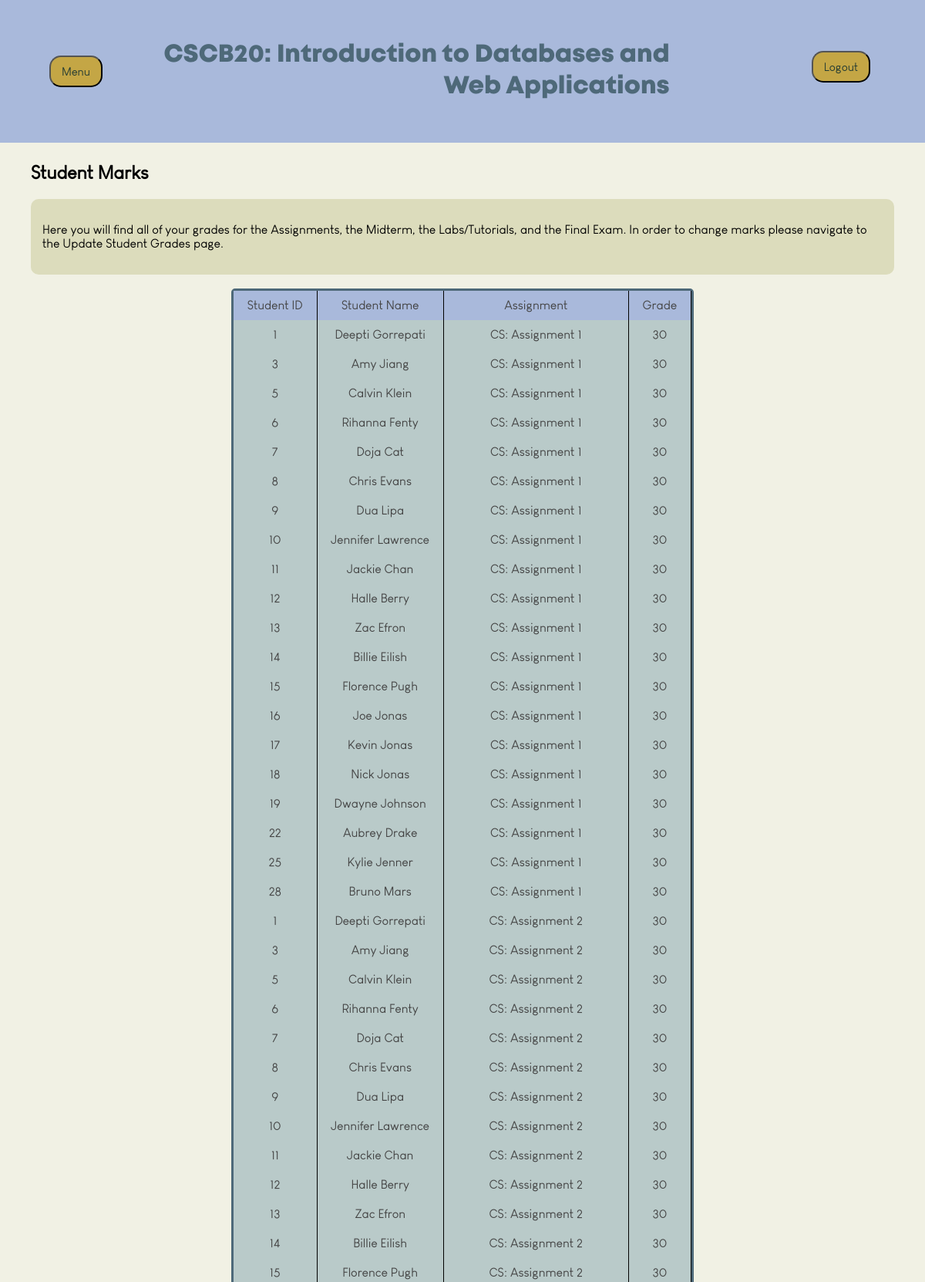
The page /viewstudentgrades (upper part) on the database its author committed.
### app.py (models this page shows)
class AssessmentsStudent(db.Model):
    __tablename__ = 'student_assessments'
    user_id = db.Column(db.Integer, ForeignKey('users.user_id'), primary_key=True)
    assessment_id = db.Column(db.Integer, ForeignKey('assessments.assessment_id'), primary_key=True)
    remark_id = db.Column(db.Integer, ForeignKey('remarkrequests.remark_id'))
    marks = db.Column(db.Integer, nullable=True)
    student_to_assess = relationship("User", backref="student_assessments")
    assess_to_student = relationship("Assessment", backref="student_assessments")
    remark_to_student = relationship("RemarkRequests", backref="student_assessments")

class User(db.Model):
    __tablename__ = 'users'
    user_id = db.Column(db.Integer, primary_key=True, autoincrement=True)
    username = db.Column(db.String(100), nullable=False, unique=True)
    email = db.Column(db.String(100), nullable=False, unique=True)
    password = db.Column(db.String(100), nullable=False)
    first_name = Column(db.String(100))
    last_name = Column(db.String(100))
    user_type = Column(db.Integer, nullable=False)
    instr_feedback = relationship("Feedback", back_populates="instr_to_feedback")

class Assessment(db.Model):
    __tablename__ = 'assessments'
    assessment_id = db.Column(db.Integer, primary_key=True)
    name = db.Column(db.String, nullable=False)
    type = db.Column(db.String, nullable=False)
    details = db.Column(db.String)
    instructor_id = db.Column(db.Integer, ForeignKey('users.user_id'), nullable=False)

### app.py (the view, shortened to what this page needs)
@app.route('/viewstudentgrades')
def viewstudentgrades():
    username = session.get('name')
    user = User.query.filter_by(username=username).first()
    assessments = Assessment.query.all()
    students = User.query.filter_by(user_type=0).all()
    for assessment in assessments:
        for student in students:
            existing_assignment = AssessmentsStudent.query.filter_by(
                user_id=student.user_id,
                assessment_id=assessment.assessment_id
            ).first()  # Check if the student is assigned to this assessment
    try:
        assignments = (
            db.session.query(AssessmentsStudent, Assessment)
            .join(Assessment, AssessmentsStudent.assessment_id == Assessment.assessment_id)
            .join(User, AssessmentsStudent.user_id == User.user_id)
            .add_entity(User)
            .all()
        )
        print(assignments)
        print("Query executed successfully")  # Debugging statement
        for assignment in assignments:
            print(f"Assessment ID: {assignment.AssessmentsStudent.assessment_id}, Student ID: {assignment.AssessmentsStudent.user_id}, Mark: {assignment.AssessmentsStudent.marks} Type: {assignment.Assessment.type}")
        return render_template('viewstudentgrades.html', assignments=assignments, user=user)
    except Exception as e:
        print("Error:", e)  # This will print any database errors
        return "An error occurred", 500

### templates/viewstudentgrades.html (shortened to what this page needs)
<!DOCTYPE html>
<html>
    <head>
        <link rel="stylesheet" href="{{ url_for('static', filename='index.css') }}">
    </head>
    <body>
        <header class="header">
            <div class="dropdown">
                <button class="dropbutton">Menu</button>
            </div>
            <h1 class="headertext">CSCB20: Introduction to Databases and Web Applications</h1>
            <form method="POST" action="{{ url_for('logout') }}">
                <div class="logout">
                    <button type="submit" class = "dropbutton" name="logout"
                    style=" align-self:center; float:left;">Logout</button>
                </div>
            </form>
        </header>
    <main class="content">
        <h2>Student Marks</h2>
        <div class="homeblurbs">
            <p>Here you will find all of your grades for the Assignments, the Midterm, the Labs/Tutorials, and the Final Exam. In order to change marks please navigate to the Update Student Grades page.</p>
        </div> <br>
        <div class="tablecontainer">
            <div class="studentmarks">
                <div class="cellheader">Student ID</div>
                <div class="cellheader">Student Name</div>
                <div class="cellheader">Assignment</div>
                <div class="cellheader">Grade</div>
                {% if assignments %}
                    {% for assignment in assignments %}
                        <div class="row">
                            <div class="cell">{{ assignment.AssessmentsStudent.user_id }}</div>
                            <div class="cell">{{ assignment.User.first_name + " " + assignment.User.last_name}}</div>
                            <div class="cell">{{ assignment.Assessment.name }}</div>
                            <div class="cell">{{ assignment.AssessmentsStudent.marks if assignment.AssessmentsStudent.marks is not none else 'Not Graded' }}</div>
                        </div>
                    {% endfor %}
                {% else %}
                    <div class="row">
                        <div class="cell" colspan="2">No assessments available.</div>
                    </div>
                {% endif %}
            </div>
        </div>
    </main>
</body>
</html>

### static/index.css (style rules this page uses)
* { font-family: Mont; src: url(Louis\ George\ Cafe.ttf); }
body { display: flex; flex-direction: column; background-color: #F1F1E4; padding: 0; margin: 0; min-height: 100vh; justify-content: flex-start; align-items: center; }
.header { display: flex; flex-direction: row; background-color: #A9B9DB; width: 100%; position: fixed; top: 0; flex-grow: 1; z-index: 100; padding: 30px; text-align: center; }
.headertext { font-family: MontBold; flex-grow: 1; text-align: right; padding-right: 15%; align-items: center; justify-content: center; color: #4E6979; }
.content { flex-grow: 1; padding-top: 190px; }
h2 { padding-left: 40px; }
.homeblurbs { background-color: #DCDCBC; padding: 15px; border-radius: 10px; margin-right: 40px; margin-left: 40px; }
.tablecontainer { margin-left: 25%; margin-right: 25%; }
.studentmarks { border-radius: 5px; display: grid; grid-template-columns: repeat(4, auto); background-color: #B9CAC9; color: #444; max-width: 800px; border: 3px solid #4E6979; }
.row { display: contents; width: 100%; border-bottom: 1px solid black; }
.cellheader { flex: 1; background-color: #A9B9DB; padding: 10px; text-align: center; border-right: 1px solid black; }
.cell { flex: 1; padding: 10px; text-align: center; max-width: 600px; border-right: 1px solid black; }
form { color: black; font-family: Arial, Helvetica, sans-serif; font-size: 100%; }
.dropbutton { background-color:#C4A645; color: #253C33; margin: 0.25rem; padding: 10px; font-size: 15px; border-radius: 15px; height: auto; top: 50%; width: 100%; text-align: center; }
.dropdown { display: inline-block; padding-left: 5%; margin-right: 5%; align-self: center; }
.logout { margin-right:75px; margin-top: 32px; float:left; }

### rows shown on the page
AssessmentsStudent: AssessmentsStudent.user_id "1", User "Deepti Gorrepati", Assessment.name "CS: Assignment 1", AssessmentsStudent "30"
AssessmentsStudent: AssessmentsStudent.user_id "3", User "Amy Jiang", Assessment.name "CS: Assignment 1", AssessmentsStudent "30"
AssessmentsStudent: AssessmentsStudent.user_id "5", User "Calvin Klein", Assessment.name "CS: Assignment 1", AssessmentsStudent "30"
AssessmentsStudent: AssessmentsStudent.user_id "6", User "Rihanna Fenty", Assessment.name "CS: Assignment 1", AssessmentsStudent "30"
AssessmentsStudent: AssessmentsStudent.user_id "7", User "Doja Cat", Assessment.name "CS: Assignment 1", AssessmentsStudent "30"
AssessmentsStudent: AssessmentsStudent.user_id "8", User "Chris Evans", Assessment.name "CS: Assignment 1", AssessmentsStudent "30"
AssessmentsStudent: AssessmentsStudent.user_id "9", User "Dua Lipa", Assessment.name "CS: Assignment 1", AssessmentsStudent "30"
AssessmentsStudent: AssessmentsStudent.user_id "10", User "Jennifer Lawrence", Assessment.name "CS: Assignment 1", AssessmentsStudent "30"
AssessmentsStudent: AssessmentsStudent.user_id "11", User "Jackie Chan", Assessment.name "CS: Assignment 1", AssessmentsStudent "30"
AssessmentsStudent: AssessmentsStudent.user_id "12", User "Halle Berry", Assessment.name "CS: Assignment 1", AssessmentsStudent "30"
AssessmentsStudent: AssessmentsStudent.user_id "13", User "Zac Efron", Assessment.name "CS: Assignment 1", AssessmentsStudent "30"
AssessmentsStudent: AssessmentsStudent.user_id "14", User "Billie Eilish", Assessment.name "CS: Assignment 1", AssessmentsStudent "30"
AssessmentsStudent: AssessmentsStudent.user_id "15", User "Florence Pugh", Assessment.name "CS: Assignment 1", AssessmentsStudent "30"
AssessmentsStudent: AssessmentsStudent.user_id "16", User "Joe Jonas", Assessment.name "CS: Assignment 1", AssessmentsStudent "30"
AssessmentsStudent: AssessmentsStudent.user_id "17", User "Kevin Jonas", Assessment.name "CS: Assignment 1", AssessmentsStudent "30"
AssessmentsStudent: AssessmentsStudent.user_id "18", User "Nick Jonas", Assessment.name "CS: Assignment 1", AssessmentsStudent "30"
AssessmentsStudent: AssessmentsStudent.user_id "19", User "Dwayne Johnson", Assessment.name "CS: Assignment 1", AssessmentsStudent "30"
AssessmentsStudent: AssessmentsStudent.user_id "22", User "Aubrey Drake", Assessment.name "CS: Assignment 1", AssessmentsStudent "30"
AssessmentsStudent: AssessmentsStudent.user_id "25", User "Kylie Jenner", Assessment.name "CS: Assignment 1", AssessmentsStudent "30"
AssessmentsStudent: AssessmentsStudent.user_id "28", User "Bruno Mars", Assessment.name "CS: Assignment 1", AssessmentsStudent "30"
AssessmentsStudent: AssessmentsStudent.user_id "1", User "Deepti Gorrepati", Assessment.name "CS: Assignment 2", AssessmentsStudent "30"
AssessmentsStudent: AssessmentsStudent.user_id "3", User "Amy Jiang", Assessment.name "CS: Assignment 2", AssessmentsStudent "30"
AssessmentsStudent: AssessmentsStudent.user_id "5", User "Calvin Klein", Assessment.name "CS: Assignment 2", AssessmentsStudent "30"
AssessmentsStudent: AssessmentsStudent.user_id "6", User "Rihanna Fenty", Assessment.name "CS: Assignment 2", AssessmentsStudent "30"
AssessmentsStudent: AssessmentsStudent.user_id "7", User "Doja Cat", Assessment.name "CS: Assignment 2", AssessmentsStudent "30"
AssessmentsStudent: AssessmentsStudent.user_id "8", User "Chris Evans", Assessment.name "CS: Assignment 2", AssessmentsStudent "30"
AssessmentsStudent: AssessmentsStudent.user_id "9", User "Dua Lipa", Assessment.name "CS: Assignment 2", AssessmentsStudent "30"
AssessmentsStudent: AssessmentsStudent.user_id "10", User "Jennifer Lawrence", Assessment.name "CS: Assignment 2", AssessmentsStudent "30"
AssessmentsStudent: AssessmentsStudent.user_id "11", User "Jackie Chan", Assessment.name "CS: Assignment 2", AssessmentsStudent "30"
AssessmentsStudent: AssessmentsStudent.user_id "12", User "Halle Berry", Assessment.name "CS: Assignment 2", AssessmentsStudent "30"
AssessmentsStudent: AssessmentsStudent.user_id "13", User "Zac Efron", Assessment.name "CS: Assignment 2", AssessmentsStudent "30"
AssessmentsStudent: AssessmentsStudent.user_id "14", User "Billie Eilish", Assessment.name "CS: Assignment 2", AssessmentsStudent "30"
AssessmentsStudent: AssessmentsStudent.user_id "15", User "Florence Pugh", Assessment.name "CS: Assignment 2", AssessmentsStudent "30"
